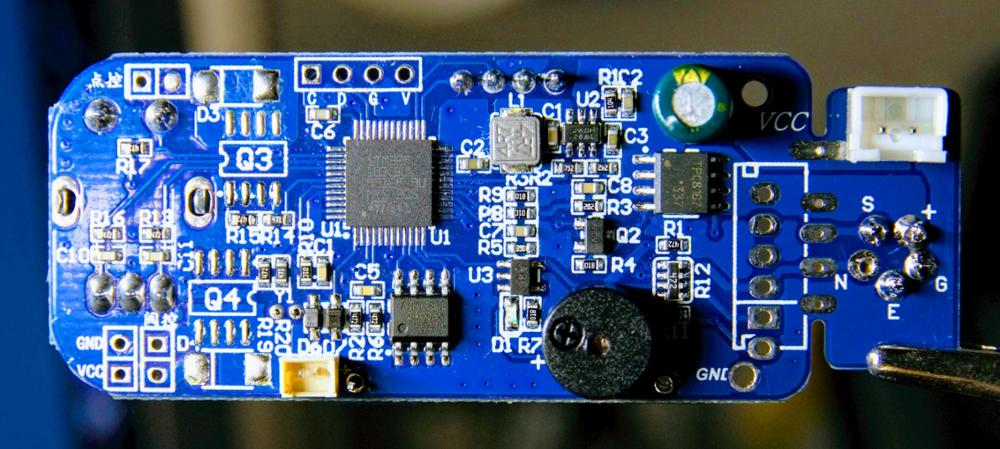
#> input picture image-preprocessing-project/data/sample.jpg, 1000 x 449 px
$ python main.py --mode classification --input ../data
#> lines starting #> are read from the running program, lines starting #| are printed output that depends on the picture
import cv2
import os
import argparse

def preprocess_classification(img):
    steps = {}
    resized = cv2.resize(img, (224, 224))
    steps['Resized'] = resized
    normalized = resized / 255.0
    steps['Normalized'] = normalized
    return steps


def preprocess_segmentation(img):
    steps = {}
    gray = cv2.cvtColor(img, cv2.COLOR_BGR2GRAY)
    steps['Grayscale'] = gray
    blur = cv2.GaussianBlur(gray, (5, 5), 0)
    steps['Blur'] = blur
    _, thresh = cv2.threshold(blur, 127, 255, cv2.THRESH_BINARY)
    steps['Threshold'] = thresh
    return steps


def preprocess_edge_detection(img):
    steps = {}
    gray = cv2.cvtColor(img, cv2.COLOR_BGR2GRAY)
    steps['Grayscale'] = gray
    edges = cv2.Canny(gray, 100, 200)
    steps['Edges'] = edges
    return steps


def show_steps(original, steps):
    cv2.imshow('Original', original)
    for name, img in steps.items():
        if len(img.shape) == 2:
            cv2.imshow(name, img)
        else:
            cv2.imshow(name, img)

    cv2.waitKey(0)
    cv2.destroyAllWindows()


def process_image(img_path, mode):
#> called with img_path = '../data/sample.jpg', mode = 'classification'
    img = cv2.imread(img_path)
#> img is the input picture: shape (449, 1000, 3); mean B, G, R 123.8, 87.1, 64.5
    if img is None:
        print(f"Error loading {img_path}")
        return

    if mode == 'classification':
        steps = preprocess_classification(img)
#> in preprocess_classification, `resized = cv2.resize(img, (224, 224))`:
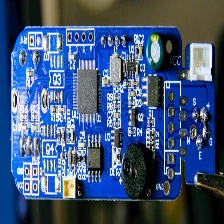
#> resized: shape (224, 224, 3); mean B, G, R 123.6, 87, 64.4
#> steps = 2 items

    elif mode == 'segmentation':
        steps = preprocess_segmentation(img)

    elif mode == 'edges':
        steps = preprocess_edge_detection(img)

    else:
        print("Invalid mode selected")
        return

    show_steps(img, steps)
#> the loop in show_steps, `for name, img in steps.items():` made 2 passes
#> name on passes 1 to 2: 'Resized', 'Normalized'


def process_directory(folder, mode):
    for file in os.listdir(folder):
        path = os.path.join(folder, file)

        if path.lower().endswith(('.png', '.jpg', '.jpeg')):
            print(f"Processing: {file}")
            process_image(path, mode)


if __name__ == "__main__":
    parser = argparse.ArgumentParser()
    parser.add_argument('--mode', required=True,
                        choices=['classification', 'segmentation', 'edges'],
                        help='Select application type')

    parser.add_argument('--input', required=True,
                        help='Path to image or directory')

    args = parser.parse_args()

    if os.path.isdir(args.input):
        process_directory(args.input, args.mode)
    else:
        process_image(args.input, args.mode)
